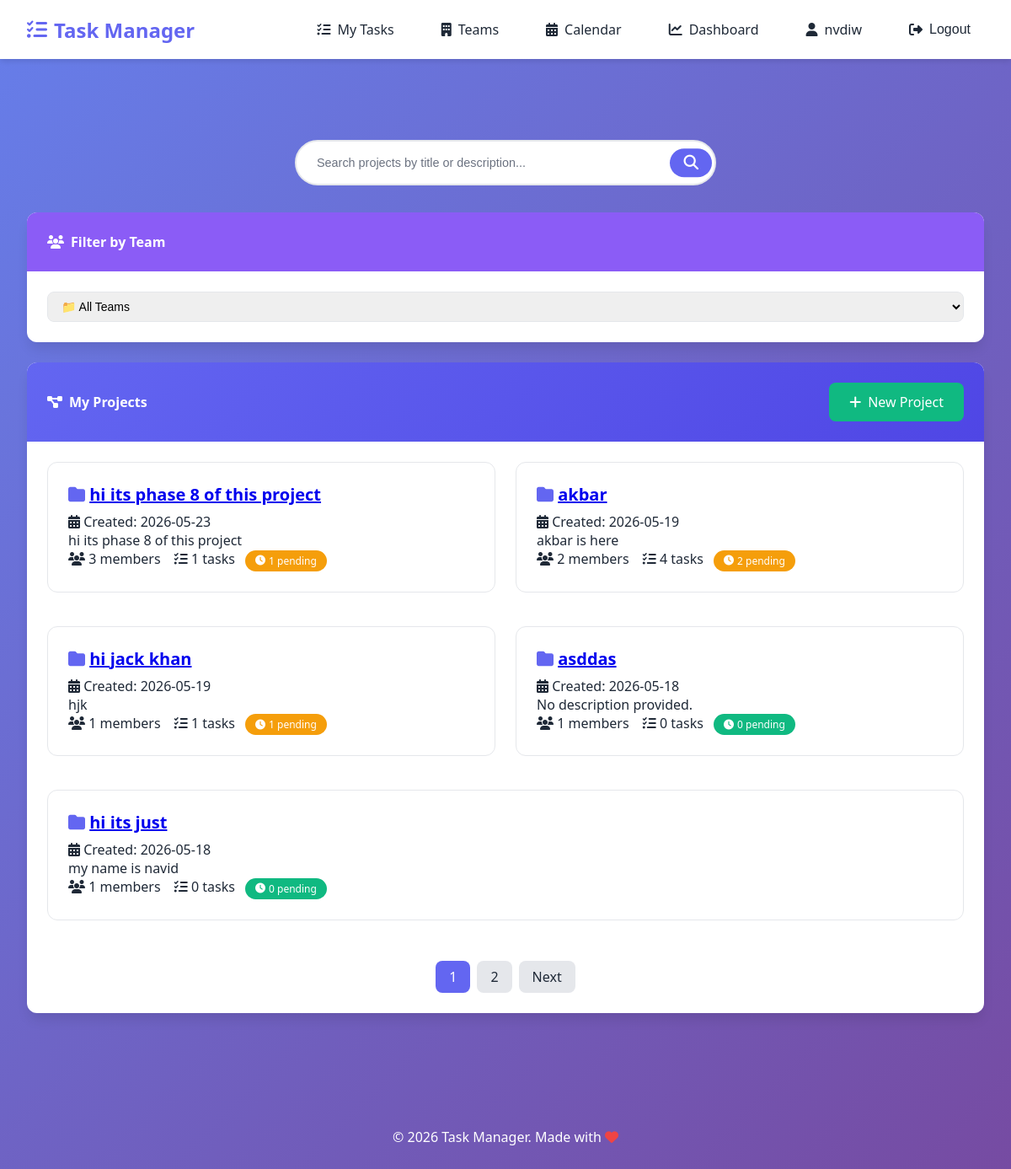
Page / (signed in) on the earlier database version.
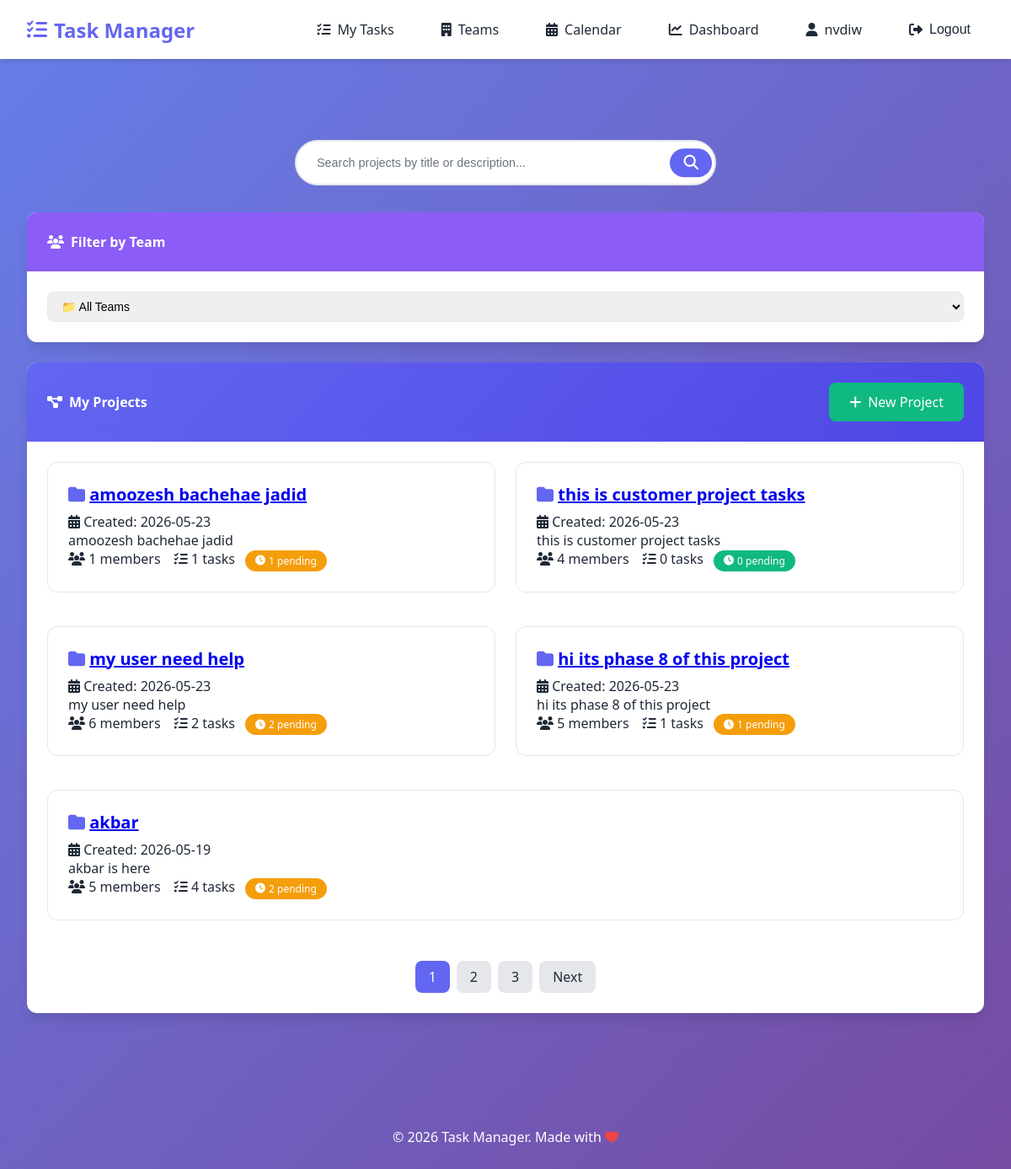
Same page on the later database version.
### tasks/models.py (models this page shows, shortened)
class Project(models.Model):
    title = models.CharField(max_length=200, verbose_name="Project Title")
    description = models.TextField(verbose_name="Description", blank=True)
    created_by = models.ForeignKey(
        User,
        on_delete=models.CASCADE,
        related_name='projects_created',
        verbose_name="Created By"
    )
    members = models.ManyToManyField(
        User,
        related_name='projects',
        blank=True,
        verbose_name="Team Members"
    )
    team = models.ForeignKey('Team', on_delete=models.SET_NULL, null=True, blank=True, related_name='projects')
    created_at = models.DateTimeField(auto_now_add=True, verbose_name="Created At")
    updated_at = models.DateTimeField(auto_now=True, verbose_name="Last Updated")
    graph_node_positions = models.JSONField(default=dict, blank=True)
    def incomplete_tasks_count(self):
        return self.tasks.exclude(status=Task.Status.DONE).count()
    class Meta:
        verbose_name = "Project"
        verbose_name_plural = "Projects"
        ordering = ['-created_at']

### tasks/views.py (the view, shortened to what this page needs)
# urls.py: path('', views.project_list, name='project_list'),
@login_required
@login_required
def project_list(request):
    team_filter = request.GET.get('team', '')
    projects_list = Project.objects.filter(
        Q(members=request.user) | Q(created_by=request.user)
    ).distinct()
    paginator = Paginator(projects_list, 5)
    page_number = request.GET.get('page')
    projects = paginator.get_page(page_number)
    user_teams = request.user.teams.all()
    return render(request, 'tasks/project_list.html', {
        'projects': projects,
        'user_teams': user_teams,
        'team_filter': team_filter,
    })

### templates/tasks/project_list.html (shortened to what the changed rows need)
{% extends 'base.html' %}
{% block content %}
<div class="card">
    <div class="card-body">
        {% if projects %}
            <div class="row">
                {% for project in projects %}
                    <div class="col-md-6">
                        <div class="project-card">
                            <div class="project-title">
                                <i class="fas fa-folder"></i>
                                <a href="{% url 'tasks:project_detail' project.pk %}">{{ project.title }}</a>
                            </div>
                            <p class="text-muted">
                                <i class="fas fa-calendar-alt"></i> Created: {{ project.created_at|date:"Y-m-d" }}
                            </p>
                            <p>{{ project.description|truncatewords:20|default:"No description provided." }}</p>
                            <div class="text-muted">
                                <i class="fas fa-users"></i>
                                {% if project.team %}
                                    <span title="Team: {{ project.team.name }}">
                                        <i class="{{ project.team.icon }}"></i> {{ project.team.members.count }} members
                                    </span>
                                    <small class="text-muted">(Team: {{ project.team.name }})</small>
                                {% else %}
                                    {{ project.members.count }} members
                                {% endif %}
                                <i class="fas fa-tasks ms-3"></i> {{ project.tasks.count }} tasks
                                <span class="badge {% if project.incomplete_tasks_count > 0 %}bg-warning{% else %}bg-success{% endif %}" style="margin-left: 0.5rem;">
                                    <i class="fas fa-clock"></i> {{ project.incomplete_tasks_count }} pending
                                </span>
                            </div>
                        </div>
                    </div>
                {% endfor %}
            </div>
            {% if projects.has_other_pages %}
            <div class="pagination-container" style="margin-top: 2rem; text-align: center;">
                <div class="pagination" style="display: inline-flex; gap: 0.5rem; list-style: none; padding: 0;">
                    {% for num in projects.paginator.page_range %}
                        {% if projects.number == num %}
                            <span class="btn btn-secondary" style="padding: 0.5rem 1rem; background: var(--primary); color: white;">{{ num }}</span>
                        {% elif num > projects.number|add:'-3' and num < projects.number|add:'3' %}
                            <a href="?page={{ num }}{% if search_query %}&q={{ search_query }}{% endif %}{% if team_filter %}&team={{ team_filter }}{% endif %}"
                               class="btn btn-primary" style="padding: 0.5rem 1rem;">{{ num }}</a>
                        {% endif %}
                    {% endfor %}
                    {% if projects.has_next %}
                        <a href="?page={{ projects.next_page_number }}{% if search_query %}&q={{ search_query }}{% endif %}{% if team_filter %}&team={{ team_filter }}{% endif %}"
                           class="btn btn-primary" style="padding: 0.5rem 1rem;">Next</a>
                    {% endif %}
                </div>
            </div>
            {% endif %}
        {% endif %}
    </div>
</div>
{% endblock %}

Differences in the rows shown:
no longer on this page (row unchanged): Project: title "hi jack khan", created_at "2026-05-19", description "hjk", members.count "1", tasks.count "1", incomplete_tasks_count "1"
no longer on this page (row unchanged): Project: title "asddas", created_at "2026-05-18", description "No description provided.", members.count "1", tasks.count "0", incomplete_tasks_count "0"
no longer on this page (row unchanged): Project: title "hi its just", created_at "2026-05-18", description "my name is navid", members.count "1", tasks.count "0", incomplete_tasks_count "0"
added Project: title "amoozesh bachehae jadid", created_at "2026-05-23", description "amoozesh bachehae jadid", members.count "1", tasks.count "1", incomplete_tasks_count "1"
added Project: title "this is customer project tasks", created_at "2026-05-23", description "this is customer project tasks", members.count "4", tasks.count "0", incomplete_tasks_count "0"
added Project: title "my user need help", created_at "2026-05-23", description "my user need help", members.count "6", tasks.count "2", incomplete_tasks_count "2"
computed for Project "hi its phase 8 of this project": members.count "3" → "5"
computed for Project "akbar": members.count "2" → "5"
Other differences:
new list line: "3"
